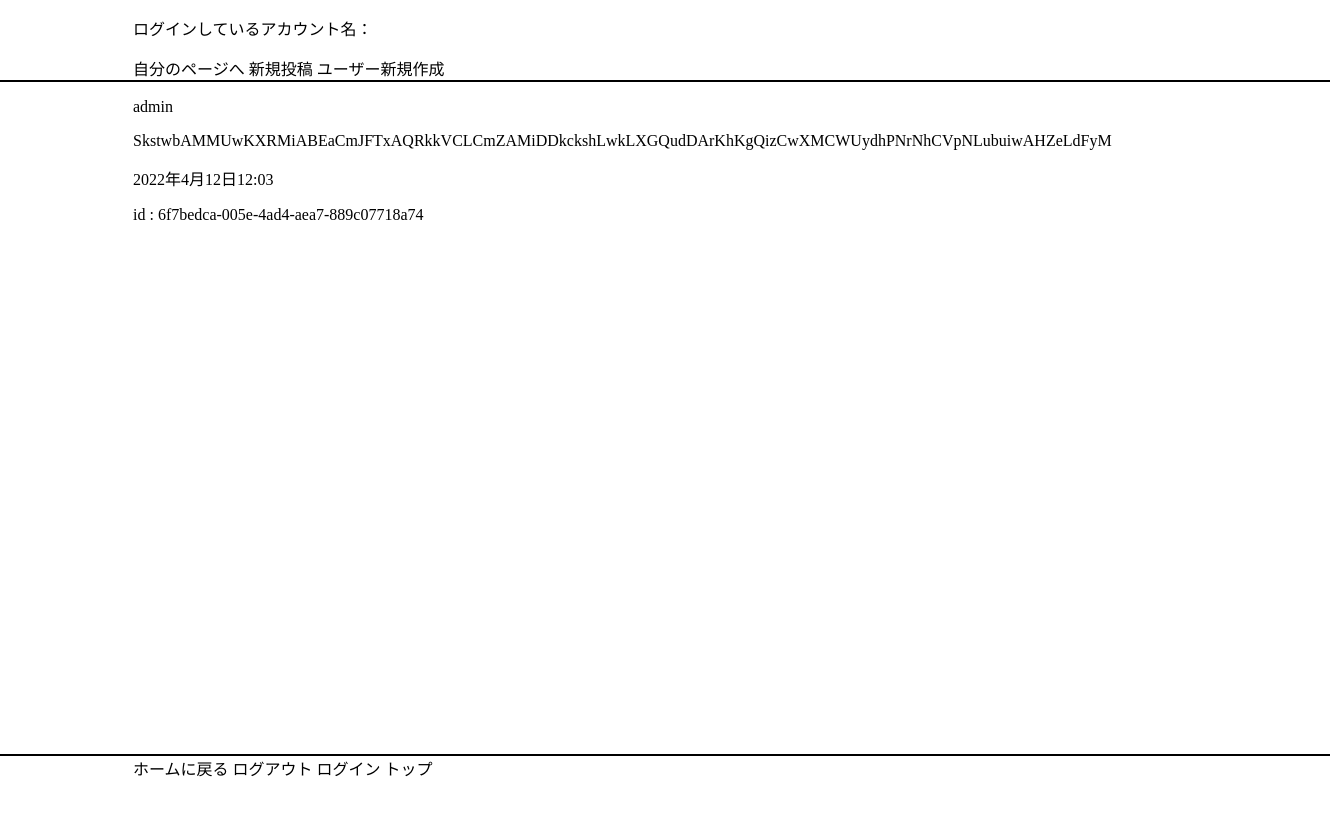
Page /blog/detail/6f7bedca005e4ad4aea7889c07718a74 on the committed database.
### blog_app/models.py (models this page shows, shortened)
class ArticleModel(models.Model):
    posted_by = models.ForeignKey(User, on_delete=models.CASCADE, verbose_name='投稿者')
    posted_text = models.CharField(max_length=200,default="テキスト")
    posted_at = models.DateTimeField(default=timezone.now(), blank=True)
    id = models.UUIDField(primary_key=True, default=uuid.uuid4, editable=False)

### users/models.py (models this page shows, shortened)
class User(AbstractBaseUser, PermissionsMixin):
    username_validator = UnicodeUsernameValidator()
    id = models.UUIDField(primary_key=True, default=uuid.uuid4, editable=False)
    username = models.CharField(_("username"), max_length=50, validators=[username_validator], blank=False)
    email = models.EmailField(
        verbose_name='email address',
        max_length=255,
        unique=True,
    )
    is_staff = models.BooleanField(
        _("staff status"),
        default=False,
        help_text=_("Designates whether the user can log into this admin site."),
    )
    is_active = models.BooleanField(
        _("active"),
        default=True,
        help_text=_(
            "Designates whether this user should be treated as active. "
            "Unselect this instead of deleting accounts."
        ),
    )
    date_joined = models.DateTimeField(_("date joined"), default=timezone.now)
    objects = UserManager()
    EMAIL_FIELD = "email"
    USERNAME_FIELD = 'email'
    REQUIRED_FIELDS = ['username'] # Email & Password are required by default.
    class Meta:
        verbose_name = _("user")
        verbose_name_plural = _("users")
    def __str__(self):
        return self.username

### blog_app/views.py (the view)
# urls.py: path('detail/<pk>',views.DetailView.as_view(), name="detail"),
class DetailView(DetailView):
    template_name= "_detail.html"
    model = ArticleModel

### templates/_detail.html
{% extends '_base.html' %}
{% block main %}
<p>{{ articlemodel.posted_by }}</p>
<p>{{ articlemodel.posted_text }}</p>
<p>{{ articlemodel.posted_at }}</p>
<p>id : {{ articlemodel.id }}</p>
{% endblock %}

### static/style.css (style rules this page uses)
html, body { margin: 0; width: 100%; height: 100%; }

### rows in the picture
ArticleModel: posted_by "admin", posted_text "SkstwbAMMUwKXRMiABEaCmJFTxAQRkkVCLCmZAMiDDkckshLwkLXGQudDArKhKgQizCwXMCWUydhPNrNhCVpNLubuiwAHZeLdFyM", posted_at "2022年4月12日12:03", id "6f7bedca-005e-4ad4-aea7-889c07718a74"
